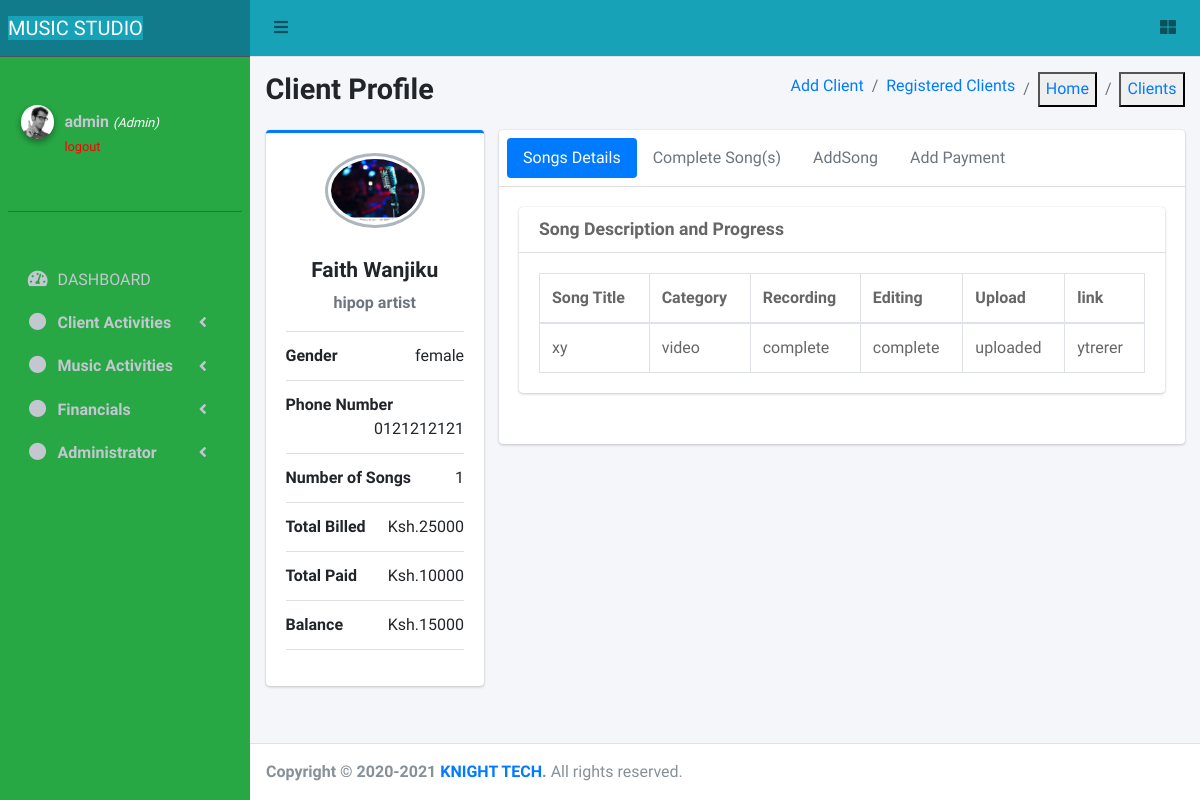
The app's page /profile.php?profile=46 (signed in) with its own data.
### tables this page shows
CREATE TABLE `nav_tabs` (
  `nav_id` int(10) NOT NULL,
  `nav1` varchar(225) DEFAULT NULL,
  `nav2` varchar(225) DEFAULT NULL,
  `nav3` varchar(225) DEFAULT NULL,
  `nav4` varchar(225) DEFAULT NULL,
  `nav5` varchar(225) DEFAULT NULL,
  `nav6` varchar(225) DEFAULT NULL,
  `nav7` varchar(225) DEFAULT NULL,
  `nav8` varchar(225) DEFAULT NULL,
  `nav9` varchar(225) DEFAULT NULL,
  `nav10` varchar(225) DEFAULT NULL,
  `nav11` varchar(225) DEFAULT NULL,
  `nav12` varchar(225) DEFAULT NULL
);

CREATE TABLE `clients` (
  `client_id` int(10) NOT NULL,
  `fname` varchar(225) NOT NULL,
  `lname` varchar(225) NOT NULL,
  `gender` varchar(225) NOT NULL,
  `phone` varchar(225) NOT NULL,
  `date_reg` datetime NOT NULL DEFAULT current_timestamp() ON UPDATE current_timestamp()
);

CREATE TABLE `songs` (
  `song_id` int(10) NOT NULL,
  `client_id` int(10) DEFAULT NULL,
  `category` varchar(225) DEFAULT NULL,
  `type` varchar(225) DEFAULT NULL,
  `title` varchar(225) DEFAULT NULL
);

### clientRegfunctions.php (called while the page is built, shortened)
<?php
require_once "connect.php";
if (isset($_GET['profile'])) {
 $client_id = $_GET['profile'];
     $query = mysqli_query($conn, "select type  from songs where client_id = '$client_id'");
      $profcategory = mysqli_fetch_assoc($query);
        $query = mysqli_query($conn, "select client_id from songs where client_id = '$client_id' order by client_id ");
              $rowcount=mysqli_num_rows($query);
 }

### profile.php (the view, shortened to what this page needs)
<?php
include('userfunctions.php');
include('clientRegfunctions.php');
include('header.php');
?>
  <div class="content-wrapper">
    <section class="content-header">
      <div class="container-fluid">
        <div class="row mb-2">
          <div class="col-sm-6">
            <h1><strong>Client Profile</strong></h1>
          </div>
          <div class="col-sm-6">
            <ol class="breadcrumb float-sm-right">
            <li class="breadcrumb-item"><a href="clientReg.php">Add Client</a></li>
            <li class="breadcrumb-item"><a href="client.php">Registered Clients</a></li>
              <li class="breadcrumb-item"><button><a href="index.php">Home</a></button></li>
              <li class="breadcrumb-item active"><button><a href="client.php">Clients</a></button></li>
            </ol>
          </div>
        </div>
      </div>
    </section>
    <section class="content">
      <div class="container-fluid">
        <div class="row">
          <div class="col-md-3">
            <?php
                 require_once ('clientRegfunctions.php');
                 ?>
            <div class="card card-primary card-outline">
              <div class="card-body box-profile">
                <div class="text-center">
                  <img class="profile-user-img img-fluid img-circle"
                       src=" dist\img\user4-128x128.webp"
                       alt="User profile picture">
                </div>
                <h3 class="profile-username text-center">
               <br><strong>
          <?php  $profile = mysqli_query($conn, "select fname, lname, gender, phone from clients where
           client_id=$client_id  ");
           $prof = mysqli_fetch_assoc($profile);
           $sum = mysqli_query($conn,"select sum(cost) , sum(diposit), sum(balance) from payments where client_id = '$client_id'" );
     $cost = mysqli_fetch_array($sum);
  ?>
<?php
               echo $prof['fname']. " "  .$prof['lname'];
               ?>
                </strong></h3>
                <p class="text-muted text-center"><b><?php echo $profcategory['type'];?> artist
                   </b></p>
                <ul class="list-group list-group-unbordered mb-3">
                  <li class="list-group-item">
                    <b>Gender</b> <a class="float-right"><?php echo $prof['gender'];?></a>
                  </li>
                  <li class="list-group-item">
                    <b>Phone Number</b> <a class="float-right"><?php echo $prof['phone'];?></a>
                  </li>
                  <li class="list-group-item">
                    <b>Number of Songs</b> <a class="float-right"> <?php echo $rowcount ;?></a>
                  </li>
                  <li class="list-group-item">
                    <b>Total Billed</b> <a class="float-right">Ksh.<?php echo $cost['sum(cost)'];?></a>
                  </li>
                  <li class="list-group-item">
                    <b>Total Paid</b> <a class="float-right">Ksh.<?php echo $cost['sum(diposit)'];?></a>
                  </li>
                  <li class="list-group-item">
                    <b>Balance</b> <a class="float-right">Ksh.<?php echo $cost['sum(balance)'];?></a>
                  </li>
                </ul>
              </div>
            </div>
          </div>
          <div class="col-md-9">
            <div class="card">
              <div class="card-header p-2">
                <ul class="nav nav-pills">
                  <li class="nav-item"><a class="nav-link active" href="#songDetails" data-toggle="tab">Songs Details</a></li>
                  <li class="nav-item"><a class="nav-link" href="#processedSongs" data-toggle="tab">Complete Song(s)</a></li>
                  <li class="nav-item"><a class="nav-link" href="songreg.php">AddSong</a></li>
                  <li class="nav-item"><a class="nav-link" href="payments.php">Add Payment</a></li>
                </ul>
              </div>
              <div class="card-body">
                <div class="tab-content">
                  <div class="active tab-pane" id="songDetails">
                    <div class="post">
                      <div class="user-block">
                         <div class="card">
              <div class="card-header">
                <h3 class="card-title"><strong>Song Description and Progress</strong></h3>
              </div>
              <div class="card-body">
                <table class="table table-bordered">
                  <thead>
                    <tr>
                      <th >Song Title</th>
                      <th>Category</th>
                      <th>Recording</th>
                      <th>Editing</th>
                      <th>Upload</th>
                      <th>link</th>
                    </tr>
                  </thead>
                  <tbody>
                    <?php
                    include('connect.php');
$s = mysqli_query($conn, "select * FROM   songs_PROFILE  where client_id = '$client_id'");
                     while ($song = mysqli_fetch_assoc($s)) {
                        if(mysqli_num_rows($s)>0){?>
                    <tr>
                      <td>
                     <?php echo $song['title'];?>
                    </td>
                    <td>
                     <?php echo $song['category'];?>
                    </td>
                     <td><?php echo $song['recording'];?></td>
                     <td><?php echo $song['editing'];?></td>
                     <td><?php echo $song['upload'];?></td>
                     <td><?php echo $song['link'];?>
                     </td>
                     <?php
                        }
                      }
                     ?>
                     </tr>
                  </tbody>
                </table>
              </div>
            </div>
                      </div>
                    </div>
                  </div>
                </div>
              </div>
            </div>
          </div>
        </div>
      </div>
    </section>
  </div>
  <?php
 include('footer.php');
 ?>

### header.php (shortened to what this page needs)
<?php
include ('connect.php');
?>
<!DOCTYPE html>
<html>
<head>
  <link rel="stylesheet" href=" plugins/fontawesome-free/css/all.min.css">
  <link rel="stylesheet" href="https://code.ionicframework.com/ionicons/2.0.1/css/ionicons.min.css">
  <link rel="stylesheet" href=" dist/css/adminlte.min.css">
</head>
<body class="hold-transition sidebar-mini">
<div class="wrapper">
  <nav class="main-header navbar navbar-expand bg-info navbar-light">
    <ul class="navbar-nav">
      <li class="nav-item">
        <a class="nav-link" data-widget="pushmenu" href="#" role="button"><i class="fas fa-bars"></i></a>
      </li>
    </ul>
    <ul class="navbar-nav ml-auto">
      <li class="nav-item">
        <a class="nav-link" data-widget="control-sidebar" data-slide="true" href="#" role="button">
          <i class="fas fa-th-large"></i>
        </a>
      </li>
    </ul>
  </nav>
<?php
$row = mysqli_query($conn, "select * from nav_tabs  ");
 while ($tab = mysqli_fetch_array($row)) {
?>
  <aside class="main-sidebar sidebar-dark-primary bg-success elevation-7">
    <a href="index.php" class="brand-link bg-info" >
      <span class="brand-text font-weight-light bg-info">   <?php echo $tab['nav1'] ;?>
</span>
    </a>
    <div class="sidebar">
      <div class="user-panel mt-5 pb-5 mb-5 d-flex">
        <div class="image">
          <img src="dist/img/user2-160x160.jpg" class="img-circle elevation-2" alt="User Image">
        </div>
        <div class="info">
          <a href="#" class="d-block"> <div>
                <?php  if (isset($_SESSION['user'])) : ?>
                    <strong><?php echo $_SESSION['user']['uname']; ?></strong>
                    <small>
                        <i  style="color: #ffffff;">(<?php echo ucfirst($_SESSION['user']['utype']); ?>)</i>
                        <br>
                        <a href="index.php?logout='1'" style="color: red;">logout</a>
                    </small>
                <?php endif ?>
            </div>
          </a>
        </div>
      </div>
      <nav class="mt-2">
        <ul class="nav nav-pills nav-sidebar flex-column" data-widget="treeview" role="menu" data-accordion="false">
          <li class="nav-item ">
            <a href="index.php" class="nav-link ">
              <i class="nav-icon fas fa-tachometer-alt"></i>
              <p>
              <?php echo $tab['nav2'] ;?>
              </p>
            </a>
          </li>
            <li class="nav-item has-treeview">
            <a href="#" class="nav-link">
              <i class="nav-icon fas fa-circle"></i>
              <p><b>
              <?php echo $tab['nav5'] ;?>
              </b>
                <i class="fas fa-angle-left right"></i>
              </p>
            </a>
          </li>
              <li class="nav-item has-treeview">
            <a href="#" class="nav-link">
              <i class="nav-icon fas fa-circle"></i>
              <p><b>
              <?php echo $tab['nav9'] ;?>
              </b>
                <i class="fas fa-angle-left right"></i>
              </p>
            </a>
            </li>
        <li class="nav-item has-treeview">
            <a href="#" class="nav-link">
              <i class="nav-icon fas fa-circle"></i>
              <p><b>
              <?php echo $tab['nav11'] ;?>
              </b>
                <i class="fas fa-angle-left right"></i>
              </p>
            </a>
            </li>
 <li class="nav-item has-treeview">
            <a href="#" class="nav-link">
              <i class="nav-icon fas fa-circle"></i>
              <p><b>
              <?php echo $tab['nav3'] ;?>
              </b>
                <i class="fas fa-angle-left right"></i>
              </p>
            </a>
            </li>
            </ul>
      </nav>
    </div>
  </aside>
  <?php } ?>

### records on screen
nav_tabs: nav1 "MUSIC STUDIO", nav2 "DASHBOARD", nav5 "Client Activities", nav9 "Music Activities", nav11 "Financials", nav3 "Administrator"
clients: fname "Faith", lname "Wanjiku", gender "female", phone "0121212121"
songs: type "hipop"

### other values on screen
$rowcount "1"
$cost['sum(cost)'] "25000"
$cost['sum(diposit)'] "10000"
$cost['sum(balance)'] "15000"
$song['title'] "xy"
$song['category'] "video"
$song['recording'] "complete"
$song['editing'] "complete"
$song['upload'] "uploaded"
$song['link'] "ytrerer"
$fromYear "2020"
$thisYear "2021"
